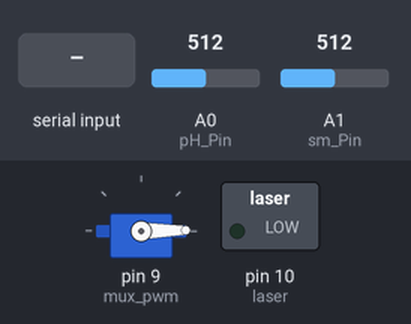
The sketch below on a simulated Arduino Uno, built with avr-gcc and run on an emulated ATmega328P. Parts: servo, switched loads named in the sketch (green lamp = pin HIGH). Dashed ring = blinking. The test bench sets the inputs (shaded band); at power-on: A0 (pH_Pin) = 512, A1 (sm_Pin) = 512. What the sketch prints to the serial monitor is not drawn.

Above: at 1.2 s.
1.3 s: "1" received over Serial
At 1.54 s:
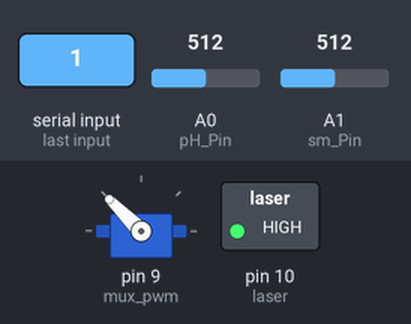
4.3 s: byte 16 (16) received over Serial
At 5.0 s:
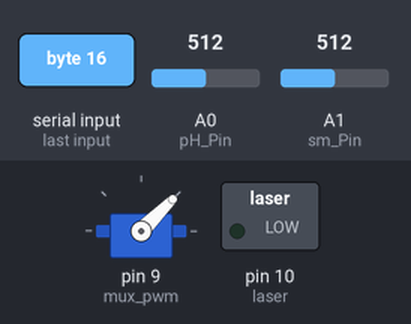
5.8 s: byte 32 (32) received over Serial
At 6.1 s:
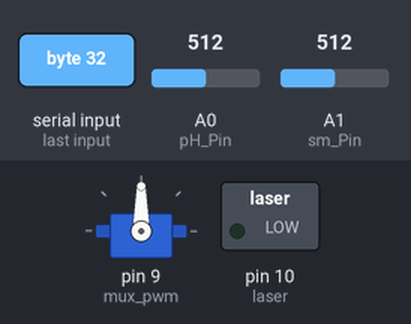
7.3 s: byte 17 (17) received over Serial
At 8.2 s:
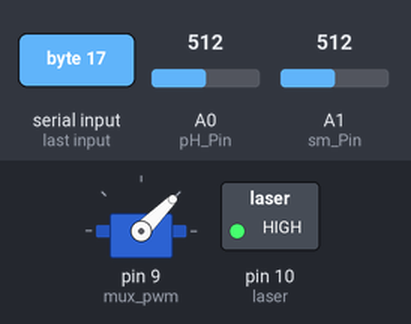
10.3 s: byte 33 (33) received over Serial
At 11.1 s:
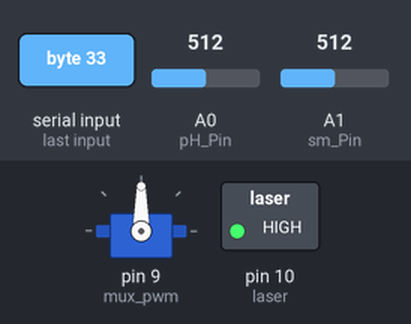
Timing chart, 0 to 17.3 s (numbered marks = the images above; inputs shaded):
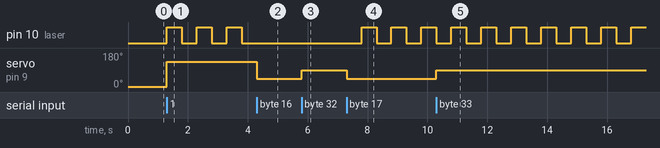

Measured:
- after the input at 1.3 s, pin 10 (laser): alternates HIGH for 0.50 s and LOW for 0.50 s, starting at once; servo on pin 9 (mux_pwm): 1° → 135° at once
- after the input at 4.3 s, pin 10 (laser): stays LOW (without the input it goes to HIGH after 0.00 s); servo on pin 9 (mux_pwm): 135° → 45° at once
- after the input at 5.8 s, servo on pin 9 (mux_pwm): 45° → 90° at once
- after the input at 7.3 s, pin 10 (laser): alternates HIGH for 0.50 s and LOW for 0.50 s, starting after 0.50 s; servo on pin 9 (mux_pwm): 90° → 45° at once
- after the input at 10.3 s, servo on pin 9 (mux_pwm): 45° → 90° at once

The sketch:

PH_sensor.ino
```cpp
/*
 # This sample code is used to test the pH meter V1.0.
 # Editor : YouYou
 # Ver    : 1.0
 # Product: analog pH meter
 # SKU    : SEN0161
*/
// Video mux servo control
#include <Servo.h>

#define pH_Pin A0            //pH meter Analog output to Arduino Analog Input 0
#define sm_Pin A1
#define pH_Offset -0.45            //deviation compensate
#define LED 13
#define samplingInterval 20
#define printInterval 900
#define ArrayLength  40    //times of collection

Servo mux_pwm;
int mux_laser;
int mux_pos;
int laser = 10;
int laser_int;


double sm_Offset = 0.00;
int pHArray[ArrayLength];   //Store the average value of the sensor feedback
int smArray[ArrayLength];
int pHArrayIndex=0;
int smArrayIndex=0;
double temp_input = 0.00;
double sm_in_air = 1022.00;
double sm_in_water = 150.00;

//Class flasher
class Flasher
{
    int ledPin;
    long OnTime;
    long OffTime;

    int ledState;
    unsigned long prev_millis;

    int enabled;

  public:
  Flasher(int pin, long on, long off)
  {
    ledPin = pin;
    pinMode(ledPin, OUTPUT);

    OnTime = on;
    OffTime = off;

    ledState = LOW;
    prev_millis = 0;

    enabled = 0;
  }

  void enable(int on_off)
  {
    enabled = on_off;
  }

  void update()
  {
    //something to say if enabled change if not enabled dont change
    if(enabled == 0){
      digitalWrite(ledPin, LOW);
      return;
    }
    unsigned long currentMillis = millis();

    if((ledState == HIGH) && (currentMillis - prev_millis >= OnTime))
    {
      ledState = LOW;  // Turn it off
      prev_millis = currentMillis;  // Remember the time
      digitalWrite(ledPin, ledState);  // Update the actual LED
    }
    else if ((ledState == LOW) && (currentMillis - prev_millis >= OffTime))
    {
      ledState = HIGH;  // turn it on
      prev_millis = currentMillis;   // Remember the time
      digitalWrite(ledPin, ledState);	  // Update the actual LED
    }
  }
};


Flasher laser1(10,500,500);
void setup(void)
{
  pinMode(laser,OUTPUT);
  temp_input = 950/((1/sm_in_water)-(1/sm_in_air));
  sm_Offset = -temp_input/sm_in_air;
  //Serial.begin(9600);
  Serial.begin(115200);
    //Serial1.begin(115200);
  // This is commented out because we only want to send back the actually values
  //Serial.println("pH and soil moisture meter experiment!");    //Test the serial monitor

  // Mux pwm setup
  mux_pwm.attach(9);
  mux_pwm.write(1);
}

int last_video =0;

void loop(void)
{
  //flasher update
  laser1.update();

  static unsigned long samplingTime = millis();
  static unsigned long printTime = millis();
  static float pHValue,pH_voltage;
  static float smValue,sm_voltage;
  if(millis()-samplingTime > samplingInterval)
  {
      pHArray[pHArrayIndex++]=analogRead(pH_Pin);
      smArray[smArrayIndex++]=analogRead(sm_Pin);
      if(pHArrayIndex==ArrayLength)pHArrayIndex=0;
      if(smArrayIndex==ArrayLength)smArrayIndex=0;
      pH_voltage = avergearray(pHArray, ArrayLength)*5.0/1024;
      sm_voltage = avergearray(smArray, ArrayLength);
      pHValue = 3.5*pH_voltage+pH_Offset;
      smValue = (temp_input/sm_voltage)+sm_Offset;
      //smValue = sm_voltage;  //For use to get initial water and air readings
      samplingTime=millis();
  }
  if(millis() - printTime > printInterval)   //Every 800 milliseconds, print a numerical, convert the state of the LED indicator
  {
        // All commented print lines are commented so we only
	//Serial.print("pH Voltage:");
        //Serial.print(pH_voltage,2);
        //Serial.print("    pH value: ");
	//Serial.println(pHValue,2);
        //Serial.print(pHValue,2);
        //digitalWrite(LED,digitalRead(LED)^1);

        //Serial.print("soil Moisture Voltage:");
        //Serial.print(sm_voltage,2);
        //Serial.print("    Moisture Sensor Value:");
        //Serial.println(smValue,2);
        //Serial.println(smValue,2);

        print_ph_hum_sensor_data(pHValue, smValue);
        printTime=millis();

  }
  if(Serial.available()){
      //mux_pos = Serial.parseInt();
      //Serial.println(mux_pos);
      //Serial.println(Serial.read());
      //digitalWrite(laser,digitalRead(laser)^1);
      mux_laser = Serial.read();
      //Serial.println(mux_laser, DEC);
      //Serial.println(mux_laser);
      //Serial.println(mux_laser);
      //laser_int = Serial.read();
      //Serial.println(mux_int);
      //Serial.println(laser_int);
      //int i = 0;
      //for(i = 0; i <180;i++){
       // mux_pwm.write(i);
       // Serial.println(i);
       // delay(50);
      //}
      // 0 2 6 - switch video 1, 2, 3 laser off
      // 1 3 7 - switch video 1, 2, 3 laser on
      switch(mux_laser){
        case 16:
        //case 49:
          last_video = 45;
          //digitalWrite(laser, LOW);
          laser1.enable(0);
          mux_pwm.write(45);
          break;
        case 32:
        //case 50:
          //digitalWrite(laser, LOW);
          last_video = 90;
          //laser1.enable(0);
          mux_pwm.write(90);
          break;
        case 48:
        //case 51:
          //digitalWrite(laser, LOW);
          last_video = 135;
          //laser1.enable(0);
          mux_pwm.write(135);
          break;
        case 17:
        //case 57:
          // add flasher code here
          //digitalWrite(laser, HIGH);
          //Serial.println(" ");
          last_video = 45;
          laser1.enable(1);
          mux_pwm.write(45);
          break;
        case 33:
          //digitalWrite(laser, HIGH);
          laser1.enable(1);
          last_video = 90;
          mux_pwm.write(90);
          break;
        case 49:
          //digitalWrite(laser, HIGH);
          laser1.enable(1);
          last_video = 135;
          mux_pwm.write(135);
          break;
        default:
          //digitalWrite(laser, LOW);
          //laser1.enable(0);
          mux_pwm.write(last_video);
          break;
      }
  }
}

void print_ph_hum_sensor_data(float pHValue, float smValue){
    // deal with pHValue set it to a fixed number of bytes
    if(pHValue < 10)
    {
      Serial.print("0");
      Serial.print(pHValue,2);
    }
    else
    {
      Serial.print(pHValue,2);
    }
    //Serial.print(" ");

    // deal with smValue
    if(smValue < 0)
    {
      Serial.print("0000.00");
      //Serial.print(smValue,2);
    }
    else if(smValue < 10)
    {
      Serial.print("000");
      Serial.print(smValue,2);
    }
    else if(smValue < 100)
    {
      Serial.print("00");
      Serial.print(smValue,2);
    }
    else if(smValue < 1000)
    {
      Serial.print("0");
      Serial.print(smValue,2);
    }
    else
    {
      Serial.print(smValue,2);
    }
    //Serial.println(" ");

}

double avergearray(int* arr, int number)
{
  int i;
  int max,min;
  double avg;
  long amount=0;
  if(number<=0)
  {
    Serial.println("Error number for the array to avraging!/n");
    return 0;
  }
  if(number<5)
  {   //less than 5, calculated directly statistics
    for(i=0;i<number;i++)
    {
      amount+=arr[i];
    }
    avg = amount/number;
    return avg;
  }
  else
  {
    if(arr[0]<arr[1])
    {
      min = arr[0];max=arr[1];
    }
    else
    {
      min=arr[1];max=arr[0];
    }
    for(i=2;i<number;i++)
    {
      if(arr[i]<min)
      {
        amount+=min;        //arr<min
        min=arr[i];
      }
      else
      {
        if(arr[i]>max)
        {
          amount+=max;    //arr>max
          max=arr[i];
        }
        else
        {
          amount+=arr[i]; //min<=arr<=max
        }
      }//if
    }//for
    avg = (double)amount/(number-2);
  }//if
  return avg;
}
```
